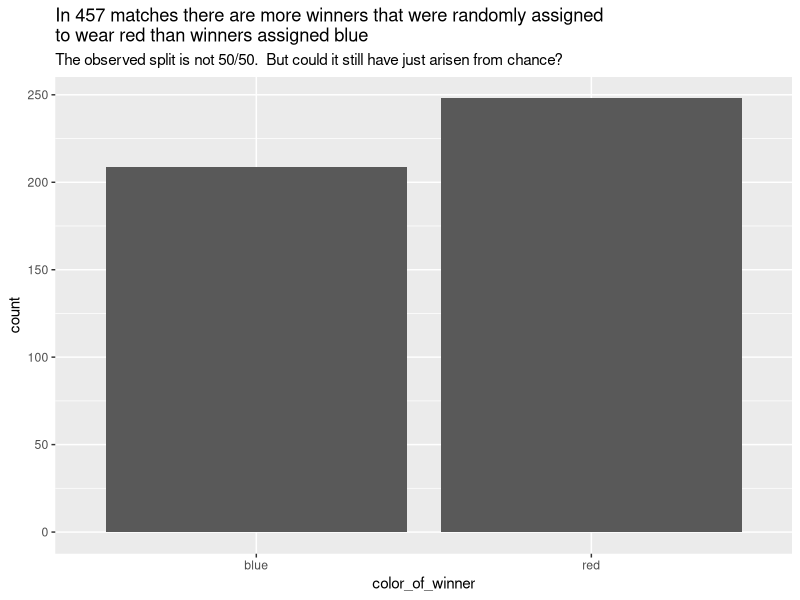
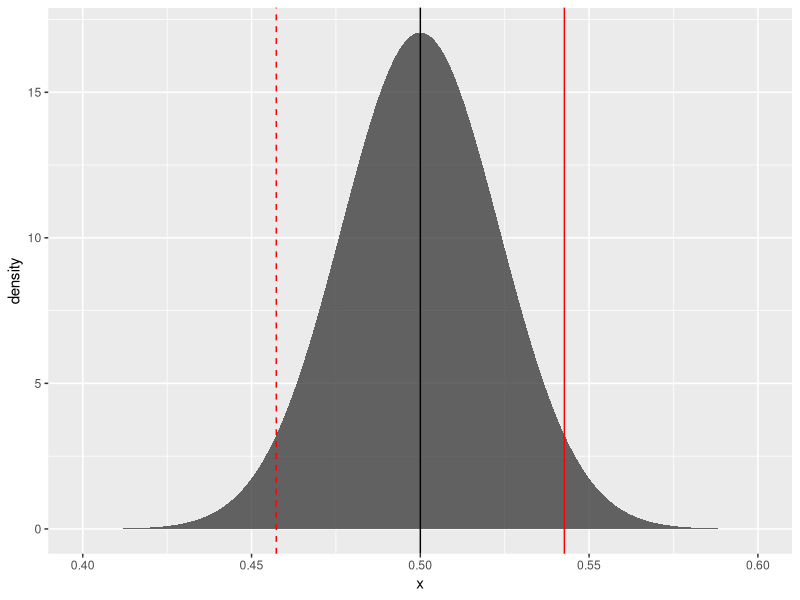
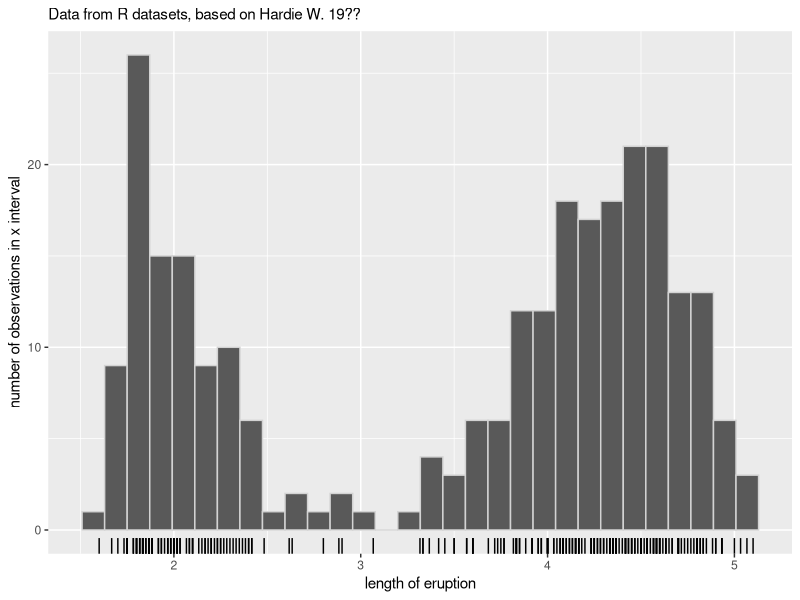

Write the R code that produced these figures, in order.
## ---- chunk 1
library(tidyverse)
## ---- chunk 2
457 -> num_observations # number of matches

## calculate sample proportion p hat
248 / 457 -> # number of wins for red uniform wearer over total Olympic matches
  sample_proportion

sample_proportion
## ---- chunk 3
# I can make a little data frame using tibble
tibble(color_of_winner = c("red", "blue"),
       count = c(248, 457-248)) ->
olympics_matches

olympics_matches


ggplot(data = olympics_matches) +
  aes(x = color_of_winner) +
  aes(y = count) +
  geom_col() +
  labs(title = "In 457 matches there are more winners that were randomly assigned\nto wear red than winners assigned blue") +
  labs(subtitle = "The observed split is not 50/50.  But could it still have just arisen from chance?")
## ---- chunk 4
## establish pi
.5 -> 
  null_prob
## ---- chunk 5
## calc sd for the null:
sqrt((null_prob * (1-null_prob)) / num_observations ) ->
  sd_chance_model

sd_chance_model
## ---- chunk 6
tibble(x = 400:600/1000) %>% 
  mutate(density = 
           dnorm(x, 
                 mean = .5, 
                 sd = sd_chance_model)) ->
normal_density_25percent_15observations

ggplot(data = normal_density_25percent_15observations) + 
  aes(x = x) +
  aes(y = density) + 
  geom_area(alpha = .75) + # null model
  geom_vline(xintercept = null_prob) + # expectation under the null
  geom_vline(xintercept = sample_proportion, # what's actually observed
             color = "red") +
  geom_vline(xintercept = .5 - (sample_proportion - .5), # symmetrical distance from pi
             color = "red", linetype = "dashed")
## ---- chunk 7
## calculate z score
(sample_proportion - null_prob) /
  sd_chance_model ->
z_score

z_score
## ---- chunk 8
# situate in normal distribution 
(1 - pnorm(abs(z_score))) * 2 # we are multiplying times two if two-sided
## ---- chunk 9
prop.test(x = 248, # number "successes" observed 
          n = 457, # total number observed
          p = .5, # proportion expected under null, pi
          alternative = "two.sided", # which extremes count, other options is "greater" "less" for one sided
          correct = F) # use classic prop test
## ---- chunk 10
prop.test(x = 248, # number "successes" observed 
          n = 457, # total number observed
          p = .5, # proportion expected under null, pi
          alternative = "greater", # which extremes count, other options is "greater" "less" for one sided
          correct = F) # use classic prop test
## ---- chunk 11
faithful
## ---- chunk 12
ggplot(data = faithful) +
  aes(x = eruptions) +
  geom_rug() + 
  geom_histogram(color = "lightgrey") +
  labs(x = "length of eruption") +
  labs(y = "number of observations in x interval") +
  labs(title = ) +
  labs(subtitle = "Data from R datasets, based on Hardie W. 19??")
## ---- chunk 13

